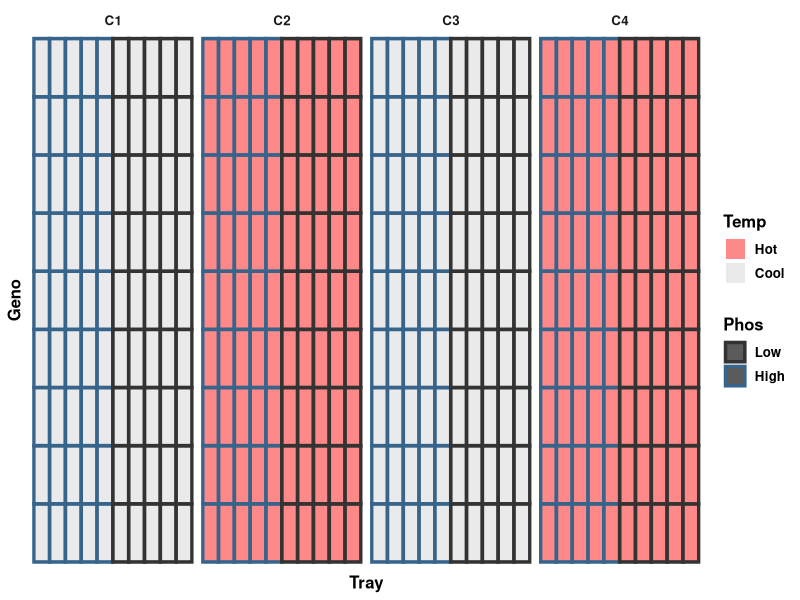
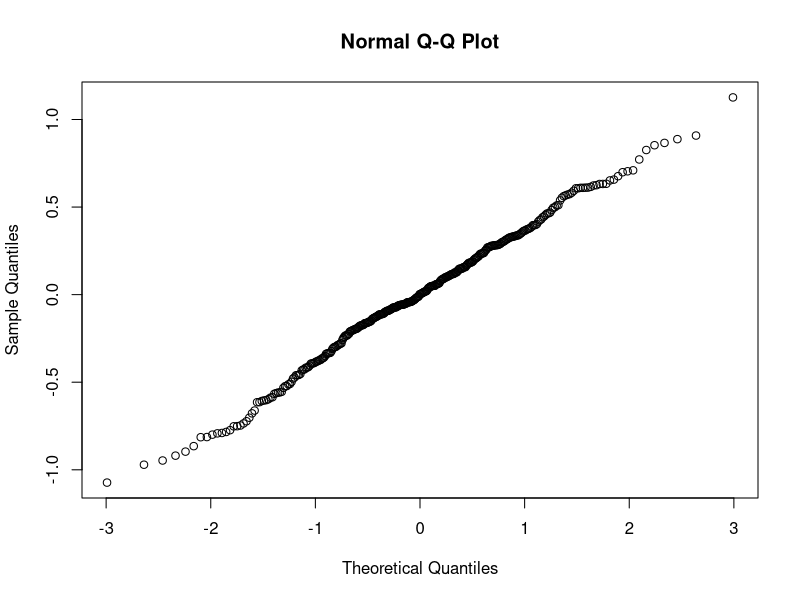
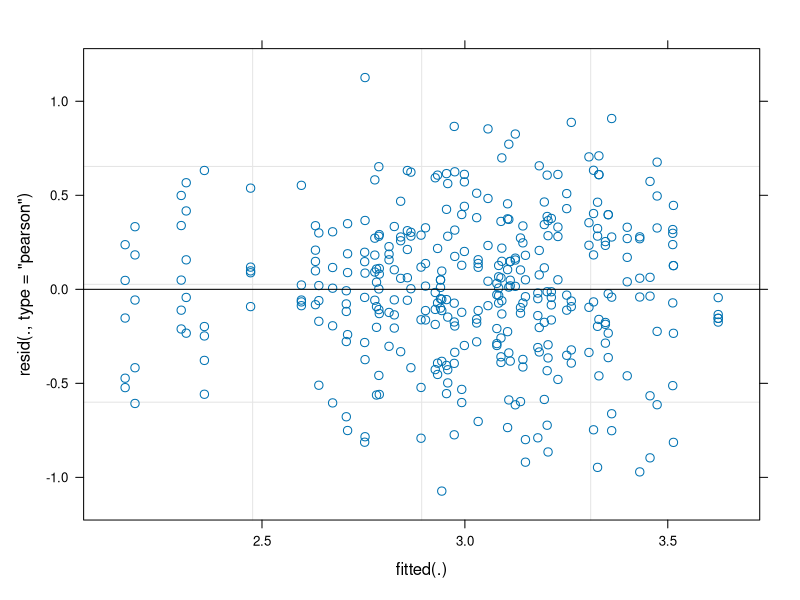

Reproduce these figures in R, in order.
## ---- chunk 1
knitr::opts_chunk$set(echo = TRUE)
## ---- chunk 2
library(lme4)
library(lmerTest)  
library(emmeans)  
library(multcomp)
library(multcompView)
library(ggplot2) 
library(tidyr)
library(dplyr)
library(readr)
library(readxl)
library(stringr)
library(RColorBrewer)
library(viridis)
library(svglite)
library(cowplot)
## ---- chunk 3
maize_data <- read_csv("Maize_thickness.csv")
head(maize_data)
## ---- chunk 4
maize_data <- maize_data %>% 
  mutate(Tray = factor(Tray, levels = c(
    "T1", "T2", "T3", "T4", "T5", "T6", "T7", "T8", "T9", "T10"
  )))
 
maize_data %>% 
  ggplot(aes(x = Tray, y = Geno)) +
  facet_grid(. ~ Chamber) +
  geom_tile(aes(color = Phos, fill = Temp), size = 1.2, alpha = 0.8) +
  scale_color_manual(values = c("grey20", "steelblue4"), limits = c("Low", "High")) +
  scale_fill_manual(values = c("indianred1", "grey90"), limits = c("Hot", "Cool")) +
  theme_minimal() +
  theme(panel.grid = element_blank()) +
  theme(text = element_text(color = "black", size = 12, face = "bold")) +
  theme(axis.text = element_blank()) 
## ---- chunk 5
maize_data <- maize_data %>% 
  mutate(Tray.ID = paste(Chamber, Tray))

head(maize_data)
## ---- chunk 6
model_maize <- lmer(thickness ~ Temp * Phos * Geno + (1|Chamber) + (1|Tray), data = maize_data)
## ---- chunk 7
qqnorm(resid(model_maize))
## ---- chunk 8
plot(model_maize)
## ---- chunk 9
anova(model_maize)
## ---- chunk 10
estimate_maize <- emmeans(model_maize, pairwise ~ Geno | Phos | Temp)
cld(estimate_maize$emmeans, Letter = letters)
## ---- chunk 11
oats_data <- read_csv("Oats.csv")
head(oats_data)
